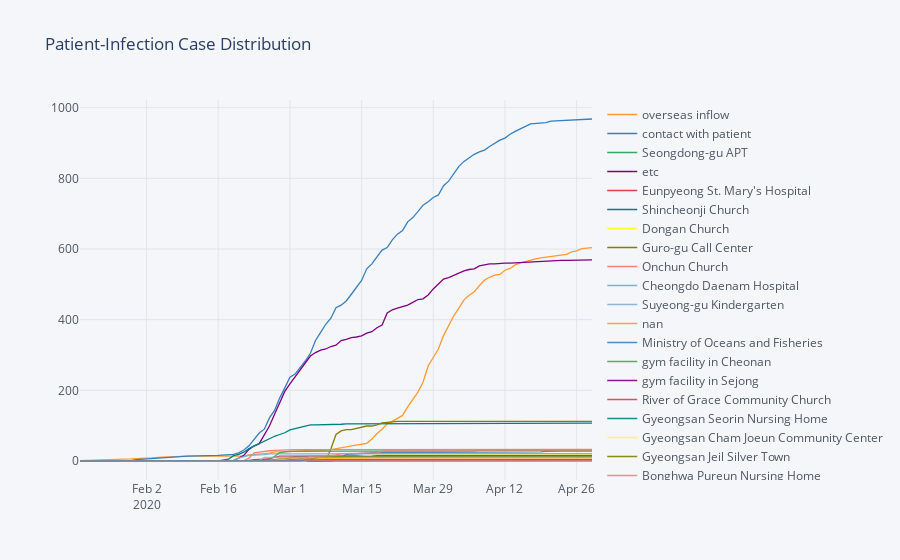

The notebook cell saved with this chart:
### Code cell
for i in [x for x in range(len(inf_case)) if x != 0] :
    merged = pd.merge(merged , globals()['case'+str(i)],how= 'outer',on='confirmed_date')
merged = merged.sort_values(by = 'confirmed_date').reset_index()
merged = merged.drop('index',axis=1)
merged.columns = np.insert(inf_case,0,'confirmed_date')
merged = merged.fillna(method='pad')
merged = merged.fillna(0)
merged = merged.set_index('confirmed_date')
fig = merged.iplot(asFigure=True, kind='scatter')
fig.update_layout(title='Patient-Infection Case Distribution')
fig.show()
